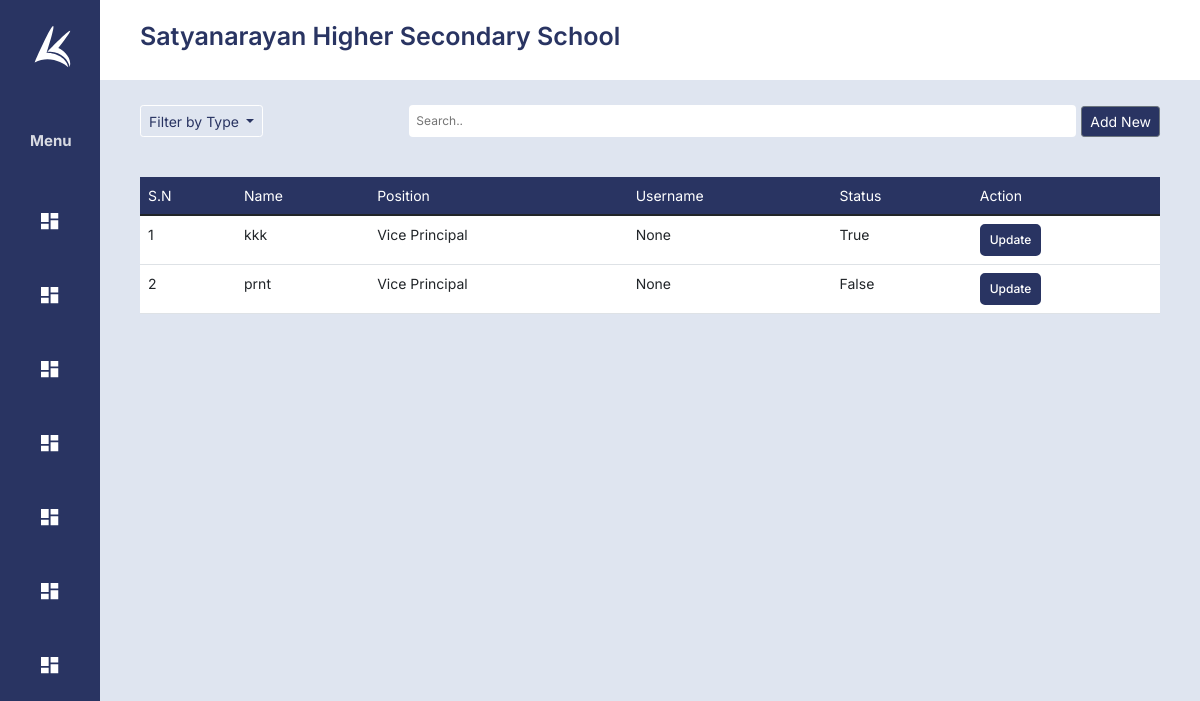
/staff (signed in), run on an earlier commit of the app's database.
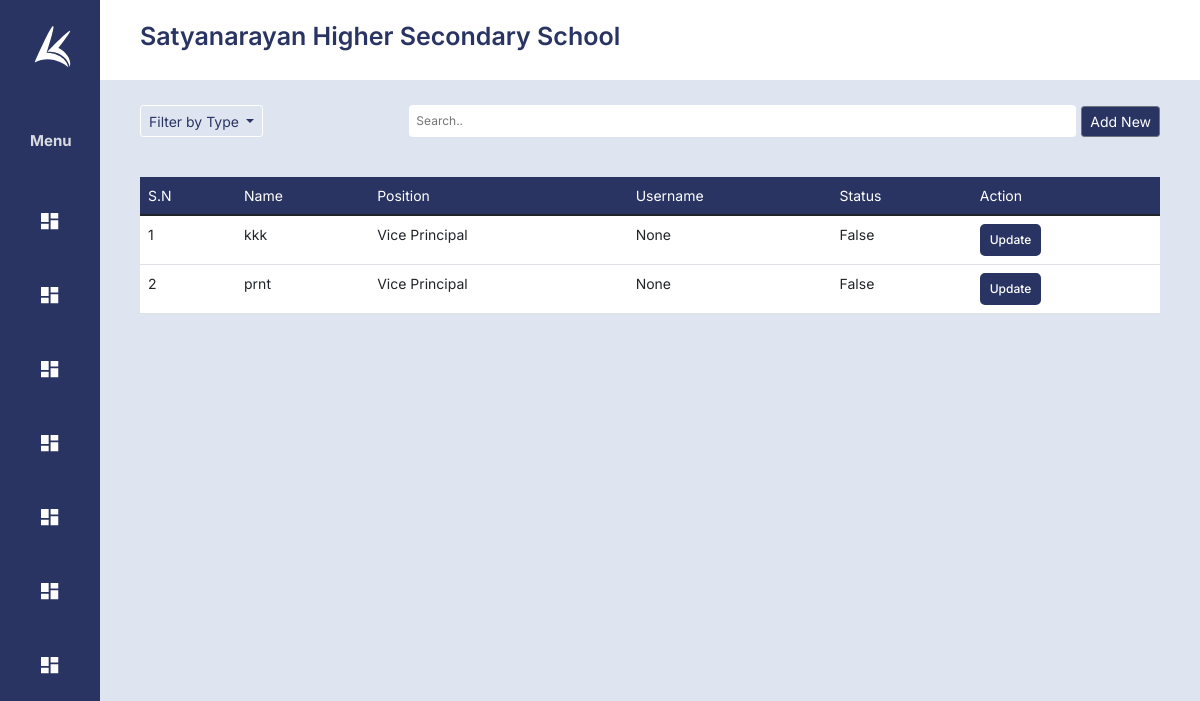
And on a later commit of the database.
### school/models.py (models this page shows, shortened)
class Staff(models.Model):
    id = models.IntegerField(primary_key=True, auto_created=True, unique=True, editable=False)
    school =  models.ForeignKey(School, on_delete=models.CASCADE,null=True)
    profile_pic = models.FileField(upload_to='profiles/',default='')
    staff_name = models.CharField(max_length=225)
    Address = models.CharField(max_length=225)
    postion = models.ForeignKey(StaffPossition, on_delete=models.CASCADE)
    salary = models.IntegerField(null=True)
    contact_number = models.IntegerField(null=True)
    email_address = models.EmailField(max_length=225, null=True)
    user  = models.OneToOneField(User, on_delete=models.CASCADE, unique=True,default=None, null=True,blank=True)
    is_active = models.BooleanField(default=True,blank=True)

class StaffPossition(models.Model):
    id = models.IntegerField(primary_key=True, auto_created=True, unique=True, editable=False)
    school =  models.ForeignKey(School, on_delete=models.CASCADE,null=True)
    positionName = models.CharField(max_length=255)
    def __str__(self):
        return self.positionName

### school/views.py (the view)
# urls.py: path('staff', views.staff, name='staff'),
@login_required(login_url='/login')
def staff(request):
    school = getschool(request)
    if not school:
        return redirect('/404')
    staffs = getStaffs(request)
    positions = getPositions(request)
    context ={'school': school, 'staffs': staffs, 'positions': positions}
    return render(request, 'staff.html', context)

### school/functions.py (called while the page is built)
def getschool(request):
    schools =  School.objects.filter(user = request.user)
    school = None
    if schools:
        school = schools[0]
    return school

def getStaffs(request):
    return Staff.objects.filter(school = getschool(request)).all()

def getPositions(request):
    return StaffPossition.objects.filter(school = getschool(request)).all()

### school/models.py (called while the page is built)
    def __str__(self):
        return self.school_name

### templates/staff.html (shortened to what this page needs)
{% extends 'dashboardskeleton.html' %}
{% block body %}
<link rel="stylesheet" href="/static/css/users.css">
<div class="options">
    <div class="btn-group">
        <button class="btn btn-secondary btn-sm dropdown-toggle filter" type="button" data-bs-toggle="dropdown" aria-expanded="false">
            Filter by Type
        </button>
    </div>
    <div class="table-actions">
        <input type="text" class="searchfiled" placeholder="Search.."  oninput="search(this.value, 'table')">
        <a href="/register/staff/">
            <div class="btn-group">
                <button class="btn btn-secondary btn-sm btn-c" type="button" >Add New</button>
            </div>
        </a>
    </div>
</div>
<table class="table">
    <thead>
        <td>
            S.N
        </td>
        <td>
            Name
        </td>
        <td>
            Position
        </td>
        <td>
           Username
        </td>
        <td>
            Status
        </td>
        <td>Action</td>
    </thead>
    <tbody id="table">
        {% for staff in staffs %}
        <tr>
            <td>
                {{forloop.counter }}
            </td>
            <td>
                {{staff.staff_name}}
            </td>
            <td id="positio">
                {{staff.postion}}
            </td>
            <td>
                {{staff.user}}
            </td>
            <td>
                {{staff.is_active}}
            </td>
            <td>
                <a href="/register/staff?id={{staff.id}}"><button>Update</button></a>
            </td>
        </tr>
        {% endfor %}
    </tbody>
</table>
{% endblock body %}

What changed in the data, as far as the page shows it:
changed Staff "kkk": is_active "True" → "False"
